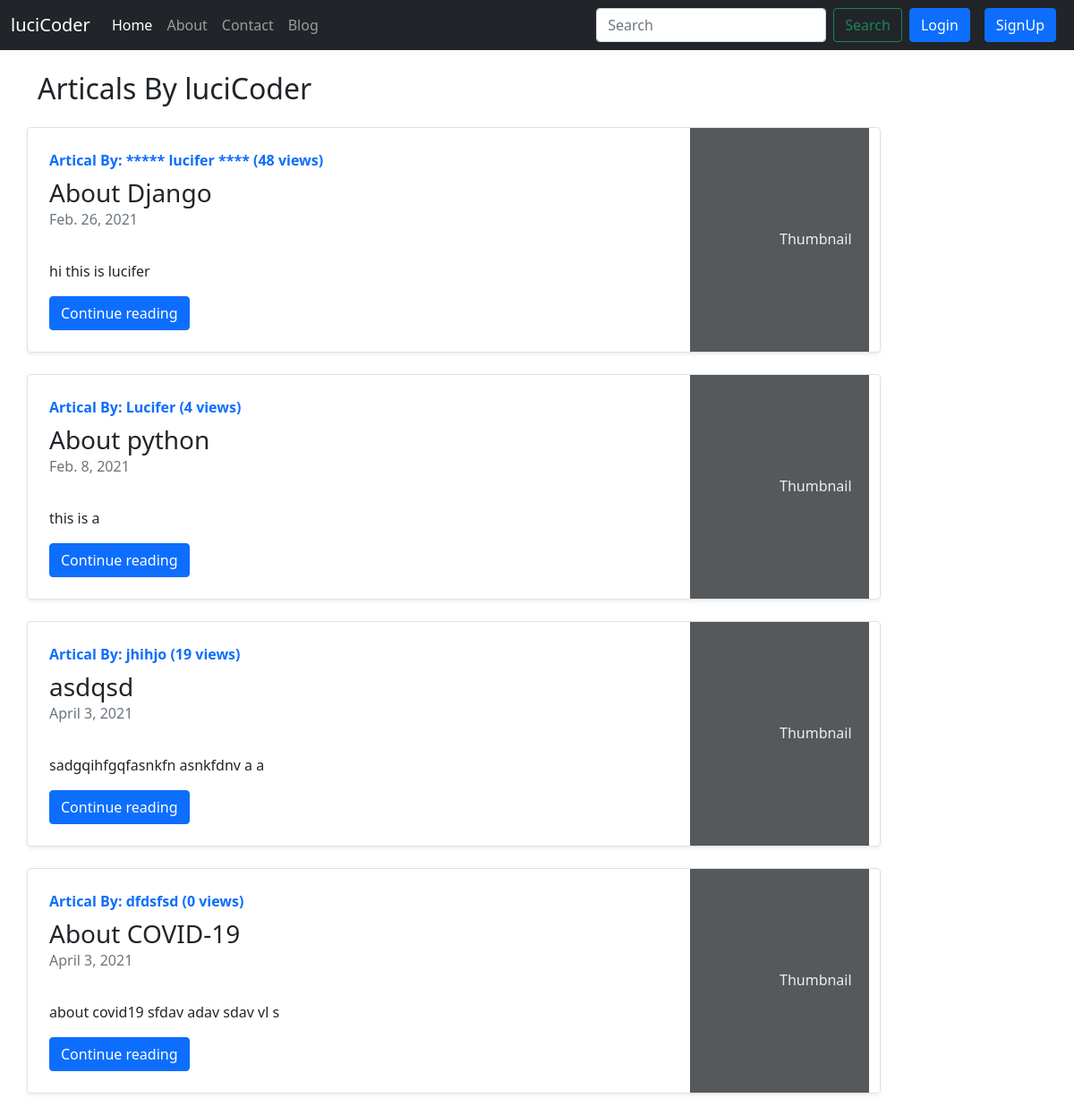
Screenshot of /blog/ with the database file from the repository.
### blog/models.py (models this page shows, shortened)
class Post(models.Model):
    sno = models.IntegerField(primary_key = True)
    title = models.CharField(max_length=50)
    content = models.TextField(max_length=5000)
    author = models.CharField(max_length=50)
    slug = models.CharField(max_length=130)
    views = models.IntegerField(default=0)
    timestamp = models.DateField(blank=True)

### blog/views.py (the view)
# urls.py: path('', views.bloghome, name='BlogHome'),
def bloghome(request):
    allPost = Post.objects.all()
    context = {'allPost': allPost}
    return render(request, "blog/bloghome.html", context)

### templates/blog/bloghome.html (shortened to what this page needs)
{% extends 'base.html' %}
{% block body %}
<div class="container my-4">
    <h2> Articals By luciCoder </h2>
    {% for post in allPost %}
    <div class="col-md-10 my-4">
        <div
            class="row no-gutters border rounded overflow-hidden flex-md-row mb-4 shadow-sm h-md-250 position-relative">
            <div class="col p-4 d-flex flex-column position-static">
                <strong class="d-inline-block mb-2 text-primary">Artical By: {{post.author}} ({{post.views}} views)</strong>
                <h3 class="mb-0">{{post.title}}</h3>
                <div class="mb-1 text-muted">{{post.timestamp}}</div>
                <p class="card-text mb-auto"><div class="preview">{{post.content|safe| truncatechars:100}}</div></p>
                <div>
                <a href="/blog/{{post.slug}}" role="button"  class="btn btn-primary">Continue reading</a>
                </div>
            </div>
            <div class="col-auto d-none d-lg-block">
                <svg class="bd-placeholder-img" width="200" height="250" xmlns="http://www.w3.org/2000/svg" role="img"
                    aria-label="Placeholder: Thumbnail" preserveAspectRatio="xMidYMid slice" focusable="false">
                    <rect width="100%" height="100%" fill="#55595c"></rect><text x="50%" y="50%" fill="#eceeef"
                        dy=".3em">Thumbnail</text>
                </svg>
            </div>
        </div>
    </div>
    {% endfor %}
</div>
{% endblock body %}

### templates/base.html (shortened to what this page needs)
<!doctype html>
<html lang="en">
<head>
  <link href="https://cdn.jsdelivr.net/npm/bootstrap@5.0.0-beta2/dist/css/bootstrap.min.css" rel="stylesheet"
>
</head>
<body>
  <nav class="navbar navbar-expand-lg navbar-dark bg-dark">
    <div class="container-fluid">
      <a class="navbar-brand" href="/">luciCoder</a>
      <div class="collapse navbar-collapse" id="navbarSupportedContent">
        <ul class="navbar-nav me-auto mb-2 mb-lg-0">
          <li class="nav-item {% block homeactive %} {% endblock homeactive %}">
            <a class="nav-link active" aria-current="page" href="/">Home</a>
          </li>
          <li class="nav-item">
            <a class="nav-link" href="/about">About</a>
          </li>
          <li class="nav-item {% block contactactive %} {% endblock contactactive %}">
            <a class="nav-link" href="/contact">Contact</a>
          </li>
          <li class="nav-item {% block blogactive %} {% endblock blogactive %}">
            <a class="nav-link" href="/blog">Blog</a>
          </li>
        </ul>
        <form method="get" action="/search" class="d-flex">
          <input class="form-control me-2" type="search" placeholder="Search" aria-label="Search" name="search" ,
            id="serach">
          <button class="btn btn-outline-success" type="submit">Search</button>
        </form>
        {% if user.is_authenticated %}
        <ul class="navbar-nav ml-auto">
        <li class="nav-item dropdown">
          <a class="nav-link dropdown-toggle" href="#" id="navbarDropdown" role="button" data-bs-toggle="dropdown" aria-expanded="false">
             Welcome {{request.user}}
          </a>
          <ul class="dropdown-menu" aria-labelledby="navbarDropdown">
            <li><a class="dropdown-item" href="/logout">Logout</a></li>
          </ul>
        </li>
        </ul>
        {% else %}
        <button type="button" class="btn btn-primary mx-2" data-bs-toggle="modal" data-bs-target="#loginModal">
          Login
        </button>
        <button type="button" class="btn btn-primary mx-2" data-bs-toggle="modal" data-bs-target="#signupModal">
          SignUp
        </button>
        {% endif %}
      </div>
    </div>
  </nav>
  {% block body %}
  {% endblock body %}
</body>
</html>

### rows the page displays
Post: author "***** lucifer ****", views "48", title "About Django", timestamp "Feb. 26, 2021"
Post: author "Lucifer", views "4", title "About python", timestamp "Feb. 8, 2021"
Post: author "jhihjo", views "19", title "asdqsd", timestamp "April 3, 2021"
Post: author "dfdsfsd", views "0", title "About COVID-19", timestamp "April 3, 2021"
